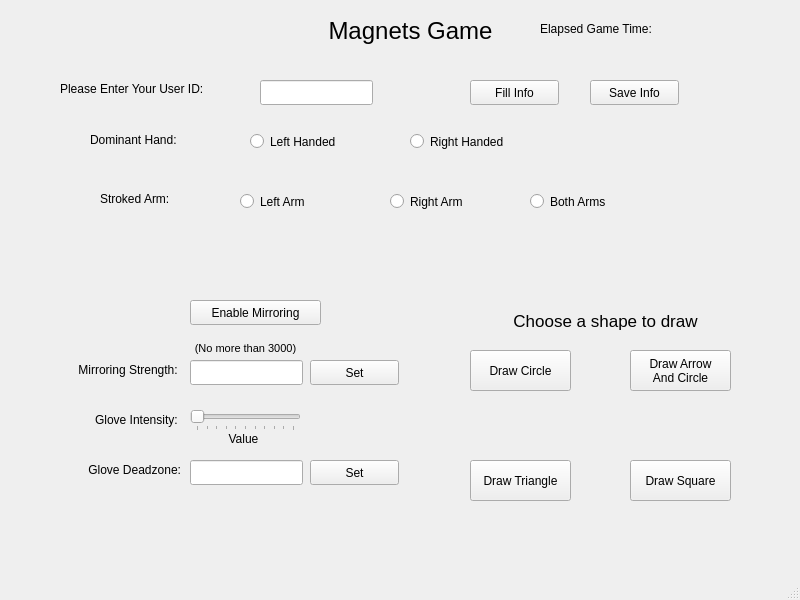
<?xml version="1.0" encoding="UTF-8"?>
<ui version="4.0">
 <class>MainWindow</class>
 <widget class="QMainWindow" name="MainWindow">
  <property name="geometry">
   <rect>
    <x>0</x>
    <y>0</y>
    <width>800</width>
    <height>600</height>
   </rect>
  </property>
  <property name="windowTitle">
   <string>MainWindow</string>
  </property>
  <widget class="QWidget" name="centralwidget">
   <widget class="QLabel" name="LabelGame">
    <property name="geometry">
     <rect>
      <x>320</x>
      <y>10</y>
      <width>181</width>
      <height>41</height>
     </rect>
    </property>
    <property name="font">
     <font>
      <pointsize>18</pointsize>
     </font>
    </property>
    <property name="text">
     <string>Magnets Game</string>
    </property>
    <property name="alignment">
     <set>Qt::AlignCenter</set>
    </property>
   </widget>
   <widget class="QLabel" name="LabelUserId">
    <property name="geometry">
     <rect>
      <x>60</x>
      <y>80</y>
      <width>191</width>
      <height>17</height>
     </rect>
    </property>
    <property name="text">
     <string>Please Enter Your User ID:</string>
    </property>
   </widget>
   <widget class="QLineEdit" name="UserIdEntry">
    <property name="geometry">
     <rect>
      <x>260</x>
      <y>80</y>
      <width>113</width>
      <height>25</height>
     </rect>
    </property>
   </widget>
   <widget class="QRadioButton" name="LeftHanded">
    <property name="geometry">
     <rect>
      <x>250</x>
      <y>130</y>
      <width>112</width>
      <height>23</height>
     </rect>
    </property>
    <property name="text">
     <string>Left Handed</string>
    </property>
    <property name="checkable">
     <bool>true</bool>
    </property>
    <property name="checked">
     <bool>false</bool>
    </property>
    <property name="autoExclusive">
     <bool>false</bool>
    </property>
   </widget>
   <widget class="QRadioButton" name="RightHanded">
    <property name="geometry">
     <rect>
      <x>410</x>
      <y>130</y>
      <width>112</width>
      <height>23</height>
     </rect>
    </property>
    <property name="text">
     <string>Right Handed</string>
    </property>
    <property name="autoExclusive">
     <bool>false</bool>
    </property>
   </widget>
   <widget class="QPushButton" name="FillInfo">
    <property name="geometry">
     <rect>
      <x>470</x>
      <y>80</y>
      <width>89</width>
      <height>25</height>
     </rect>
    </property>
    <property name="text">
     <string>Fill Info</string>
    </property>
   </widget>
   <widget class="QPushButton" name="SaveInfo">
    <property name="geometry">
     <rect>
      <x>590</x>
      <y>80</y>
      <width>89</width>
      <height>25</height>
     </rect>
    </property>
    <property name="text">
     <string>Save Info</string>
    </property>
   </widget>
   <widget class="QLabel" name="LabelDominantHand">
    <property name="geometry">
     <rect>
      <x>90</x>
      <y>130</y>
      <width>111</width>
      <height>20</height>
     </rect>
    </property>
    <property name="text">
     <string>Dominant Hand:</string>
    </property>
   </widget>
   <widget class="QLabel" name="LabelStrokedArm">
    <property name="geometry">
     <rect>
      <x>100</x>
      <y>190</y>
      <width>91</width>
      <height>17</height>
     </rect>
    </property>
    <property name="text">
     <string>Stroked Arm:</string>
    </property>
   </widget>
   <widget class="QRadioButton" name="StrokedLeftArm">
    <property name="geometry">
     <rect>
      <x>240</x>
      <y>190</y>
      <width>112</width>
      <height>23</height>
     </rect>
    </property>
    <property name="text">
     <string>Left Arm</string>
    </property>
    <property name="autoExclusive">
     <bool>true</bool>
    </property>
   </widget>
   <widget class="QRadioButton" name="StrokedRightArm">
    <property name="geometry">
     <rect>
      <x>390</x>
      <y>190</y>
      <width>112</width>
      <height>23</height>
     </rect>
    </property>
    <property name="text">
     <string>Right Arm</string>
    </property>
    <property name="autoExclusive">
     <bool>true</bool>
    </property>
   </widget>
   <widget class="QRadioButton" name="StrokedBothArm">
    <property name="geometry">
     <rect>
      <x>530</x>
      <y>190</y>
      <width>112</width>
      <height>23</height>
     </rect>
    </property>
    <property name="text">
     <string>Both Arms</string>
    </property>
    <property name="autoExclusive">
     <bool>true</bool>
    </property>
   </widget>
   <widget class="QLabel" name="LabelGameTime">
    <property name="geometry">
     <rect>
      <x>540</x>
      <y>20</y>
      <width>201</width>
      <height>17</height>
     </rect>
    </property>
    <property name="text">
     <string>Elapsed Game Time: </string>
    </property>
   </widget>
   <widget class="QLabel" name="LabelMirroringStrength">
    <property name="geometry">
     <rect>
      <x>40</x>
      <y>360</y>
      <width>141</width>
      <height>20</height>
     </rect>
    </property>
    <property name="text">
     <string>Mirroring Strength: </string>
    </property>
    <property name="alignment">
     <set>Qt::AlignRight|Qt::AlignTrailing|Qt::AlignVCenter</set>
    </property>
   </widget>
   <widget class="QLineEdit" name="MirroringStrength">
    <property name="geometry">
     <rect>
      <x>190</x>
      <y>360</y>
      <width>113</width>
      <height>25</height>
     </rect>
    </property>
    <property name="inputMask">
     <string/>
    </property>
   </widget>
   <widget class="QPushButton" name="SetMirroringStrength">
    <property name="geometry">
     <rect>
      <x>310</x>
      <y>360</y>
      <width>89</width>
      <height>25</height>
     </rect>
    </property>
    <property name="text">
     <string>Set</string>
    </property>
   </widget>
   <widget class="QPushButton" name="EnableMirroring">
    <property name="geometry">
     <rect>
      <x>190</x>
      <y>300</y>
      <width>131</width>
      <height>25</height>
     </rect>
    </property>
    <property name="text">
     <string>Enable Mirroring</string>
    </property>
   </widget>
   <widget class="QLabel" name="LabelGloveIntensity">
    <property name="geometry">
     <rect>
      <x>70</x>
      <y>410</y>
      <width>111</width>
      <height>20</height>
     </rect>
    </property>
    <property name="text">
     <string>Glove Intensity: </string>
    </property>
    <property name="alignment">
     <set>Qt::AlignRight|Qt::AlignTrailing|Qt::AlignVCenter</set>
    </property>
   </widget>
   <widget class="QSlider" name="GloveIntensitySlider">
    <property name="geometry">
     <rect>
      <x>190</x>
      <y>410</y>
      <width>111</width>
      <height>21</height>
     </rect>
    </property>
    <property name="cursor">
     <cursorShape>SplitHCursor</cursorShape>
    </property>
    <property name="maximum">
     <number>20</number>
    </property>
    <property name="singleStep">
     <number>1</number>
    </property>
    <property name="pageStep">
     <number>2</number>
    </property>
    <property name="orientation">
     <enum>Qt::Horizontal</enum>
    </property>
    <property name="tickPosition">
     <enum>QSlider::TicksBelow</enum>
    </property>
    <property name="tickInterval">
     <number>2</number>
    </property>
   </widget>
   <widget class="QLabel" name="LabelGloveIntensityValue">
    <property name="geometry">
     <rect>
      <x>210</x>
      <y>430</y>
      <width>67</width>
      <height>17</height>
     </rect>
    </property>
    <property name="text">
     <string>Value</string>
    </property>
    <property name="alignment">
     <set>Qt::AlignCenter</set>
    </property>
   </widget>
   <widget class="QLabel" name="LabelGloveDeadzone">
    <property name="geometry">
     <rect>
      <x>60</x>
      <y>460</y>
      <width>121</width>
      <height>20</height>
     </rect>
    </property>
    <property name="text">
     <string>Glove Deadzone:</string>
    </property>
    <property name="alignment">
     <set>Qt::AlignRight|Qt::AlignTrailing|Qt::AlignVCenter</set>
    </property>
   </widget>
   <widget class="QLineEdit" name="GloveDeadzone">
    <property name="geometry">
     <rect>
      <x>190</x>
      <y>460</y>
      <width>113</width>
      <height>25</height>
     </rect>
    </property>
   </widget>
   <widget class="QPushButton" name="SetGloveDeadzone">
    <property name="geometry">
     <rect>
      <x>310</x>
      <y>460</y>
      <width>89</width>
      <height>25</height>
     </rect>
    </property>
    <property name="text">
     <string>Set</string>
    </property>
   </widget>
   <widget class="QLabel" name="LabelMirroringStrengthLimit">
    <property name="geometry">
     <rect>
      <x>190</x>
      <y>340</y>
      <width>111</width>
      <height>17</height>
     </rect>
    </property>
    <property name="font">
     <font>
      <pointsize>8</pointsize>
     </font>
    </property>
    <property name="text">
     <string>(No more than 3000)</string>
    </property>
    <property name="alignment">
     <set>Qt::AlignCenter</set>
    </property>
   </widget>
   <widget class="QPushButton" name="DrawShape1">
    <property name="geometry">
     <rect>
      <x>470</x>
      <y>350</y>
      <width>101</width>
      <height>41</height>
     </rect>
    </property>
    <property name="text">
     <string>Draw Circle</string>
    </property>
   </widget>
   <widget class="QPushButton" name="DrawShape2">
    <property name="geometry">
     <rect>
      <x>630</x>
      <y>350</y>
      <width>101</width>
      <height>41</height>
     </rect>
    </property>
    <property name="text">
     <string>Draw Arrow 
And Circle</string>
    </property>
   </widget>
   <widget class="QPushButton" name="DrawShape3">
    <property name="geometry">
     <rect>
      <x>470</x>
      <y>460</y>
      <width>101</width>
      <height>41</height>
     </rect>
    </property>
    <property name="text">
     <string>Draw Triangle</string>
    </property>
   </widget>
   <widget class="QPushButton" name="DrawShape4">
    <property name="geometry">
     <rect>
      <x>630</x>
      <y>460</y>
      <width>101</width>
      <height>41</height>
     </rect>
    </property>
    <property name="text">
     <string>Draw Square</string>
    </property>
   </widget>
   <widget class="QLabel" name="LabelShapeToDraw">
    <property name="geometry">
     <rect>
      <x>500</x>
      <y>310</y>
      <width>211</width>
      <height>21</height>
     </rect>
    </property>
    <property name="font">
     <font>
      <pointsize>13</pointsize>
     </font>
    </property>
    <property name="text">
     <string>Choose a shape to draw</string>
    </property>
    <property name="alignment">
     <set>Qt::AlignCenter</set>
    </property>
   </widget>
  </widget>
  <widget class="QMenuBar" name="menubar">
   <property name="geometry">
    <rect>
     <x>0</x>
     <y>0</y>
     <width>800</width>
     <height>22</height>
    </rect>
   </property>
  </widget>
  <widget class="QStatusBar" name="statusbar"/>
 </widget>
 <resources/>
 <connections/>
</ui>
